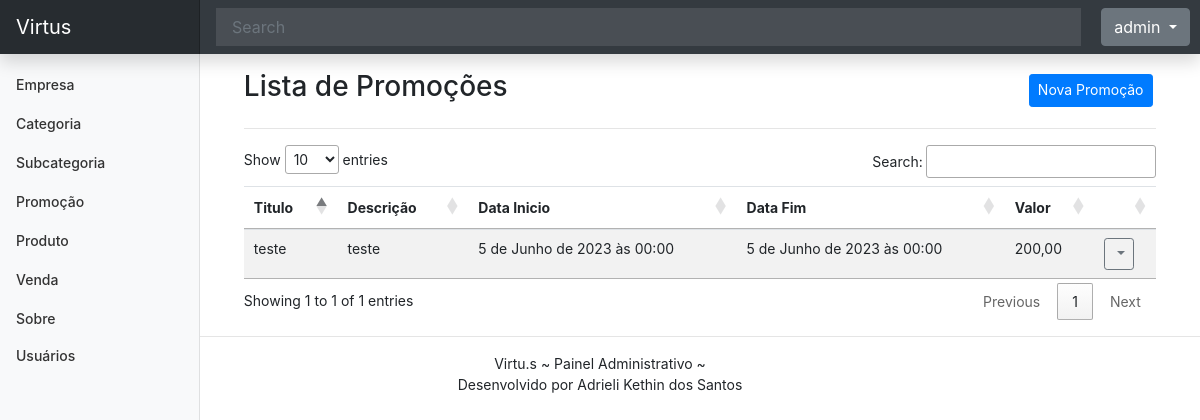
Page /listar/promocao/ (signed in) on the earlier database version.
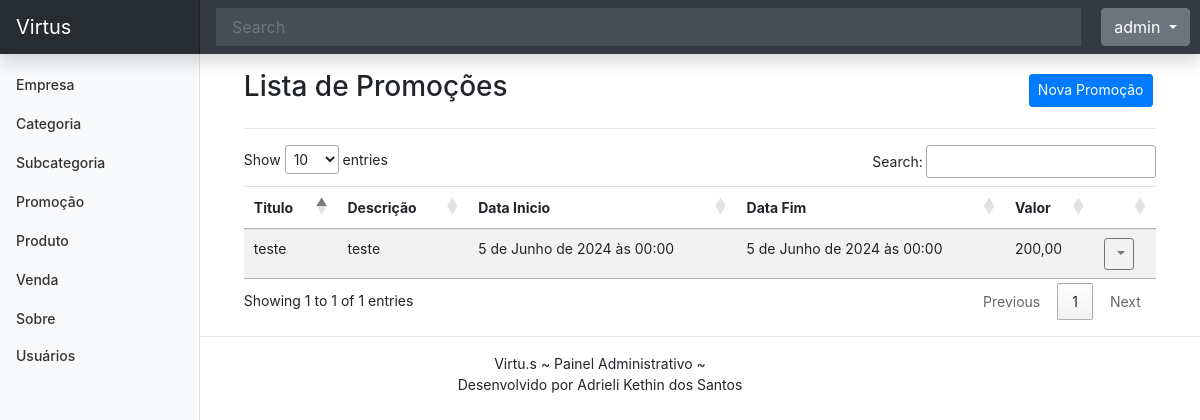
Same page on the later database version.
### cadastros/models.py (models this page shows, shortened)
class Promocao(models.Model):
    data_inclusao = models.DateTimeField(
        auto_now_add=True, verbose_name="data inclusão")
    data_alteracao = models.DateTimeField(
        auto_now=True, verbose_name="data alteração")
    data_exclusao = models.DateTimeField(verbose_name="data exclusão", null=True)
    ativo = models.BooleanField
    titulo_promocao= models.CharField(max_length=50, verbose_name="titulo promoção")
    data_inicio= models.DateTimeField()
    data_fim = models.DateTimeField()
    descricao= models.CharField(max_length=200, verbose_name="descrição")
    valor= models.DecimalField(decimal_places=2, max_digits=11)
    cadastrado_por = models.ForeignKey(User, on_delete=models.PROTECT, null=True, related_name='promocao_cadastrada')
    alterado_por = models.ForeignKey(User, on_delete=models.PROTECT, null=True, related_name='promocao_atualizada')
    class Meta:
        verbose_name: "Promoção"

### cadastros/views.py (the view, shortened to what this page needs)
# urls.py: path("listar/promocao/", PromocaoList.as_view(), name="listar-promocao"),
class PromocaoList(ListView, LoginRequiredMixin):
    model = Promocao
    template_name = "cadastros/list/promocao.html"
    def get_queryset(self):
        self.object_list = Promocao.objects.filter(cadastrado_por=self.request.user)
        return self.object_list

### cadastros/templates/cadastros/list/promocao.html (shortened to what this page needs)
{% extends 'paginas/modelo.html' %}
{% load static %}
{% block conteudo %}
<div class="row justify-content-center align-items-center mt-3">
    <div class="col-md-10">
        <h3 class="">Lista de Promoções</h3>
    </div>
    <div class="col-md">
        <a href="{% url 'cadastrar-promocao' %}" class="btn btn-primary btn-sm">
            Nova Promoção
        </a>
    </div>
</div>
<hr>
<div class="table-responsive-lg">
    <table id="tabela-promocoes" class="table table-striped">
        <thead>
            <tr>
                <th>Titulo</th>
                <th>Descrição</th>
                <th>Data Inicio</th>
                <th>Data Fim</th>
                <th>Valor</th>
                <th></th>
            </tr>
        </thead>
        <tbody>
            {% for obj in object_list %}
            <tr class="">
                <td>{{ obj.titulo_promocao }}</td>
                <td>{{ obj.descricao }}</td>
                <td>{{ obj.data_inicio }}</td>
                <td>{{ obj.data_fim }}</td>
                <td>{{ obj.valor }}</td>
                <td>
                    <div class="dropdown">
                        <a class="btn btn-sm btn-outline-secondary dropdown-toggle" href="#" role="button"
                            data-bs-toggle="dropdown" aria-expanded="false">
                        </a>
                    </div>
                </td>
            </tr>
            {% empty %}
            <tr>
                <th colspan="100%">Nenhum registro encontrado.</th>
            </tr>
            {% endfor %}
        </tbody>
    </table>
</div>
{% endblock %}

Differences in the rows shown:
changed Promocao "teste": data_inicio "5 de Junho de 2023 às 00:00" → "5 de Junho de 2024 às 00:00"; data_fim "5 de Junho de 2023 às 00:00" → "5 de Junho de 2024 às 00:00"
